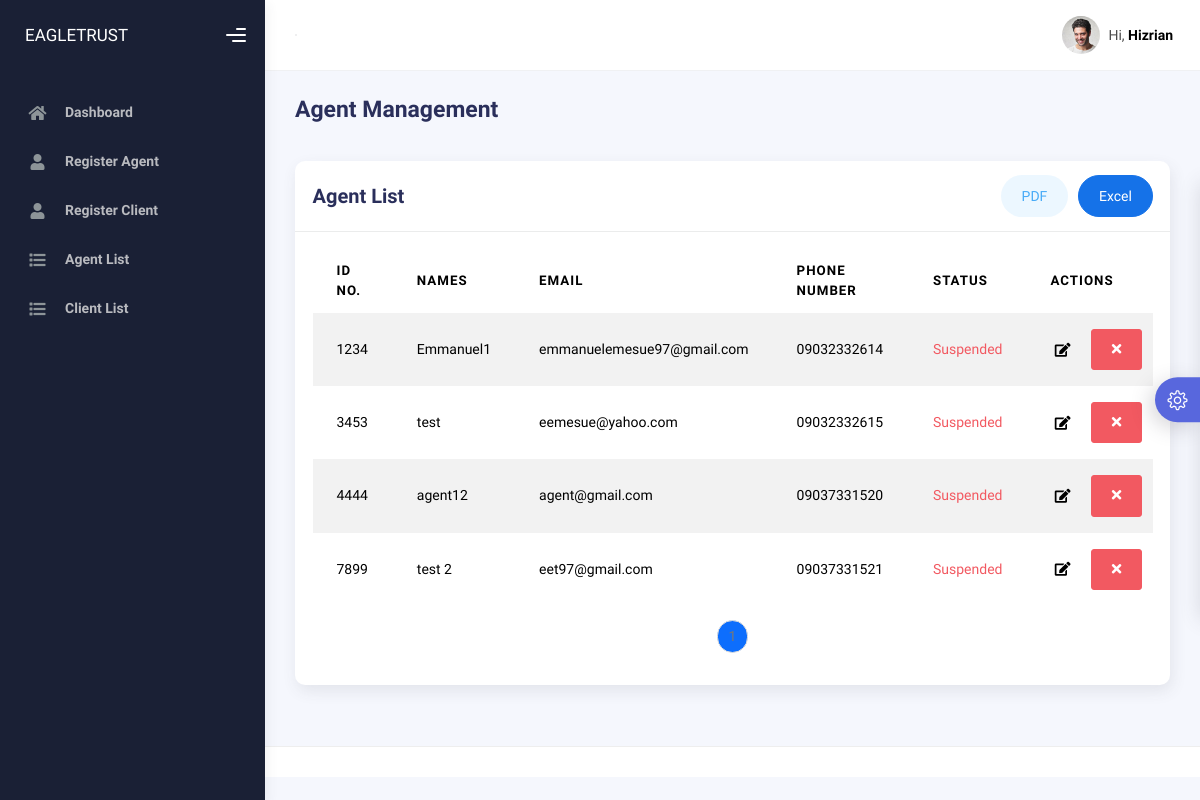
The app's page /agents/ (signed in), older data.
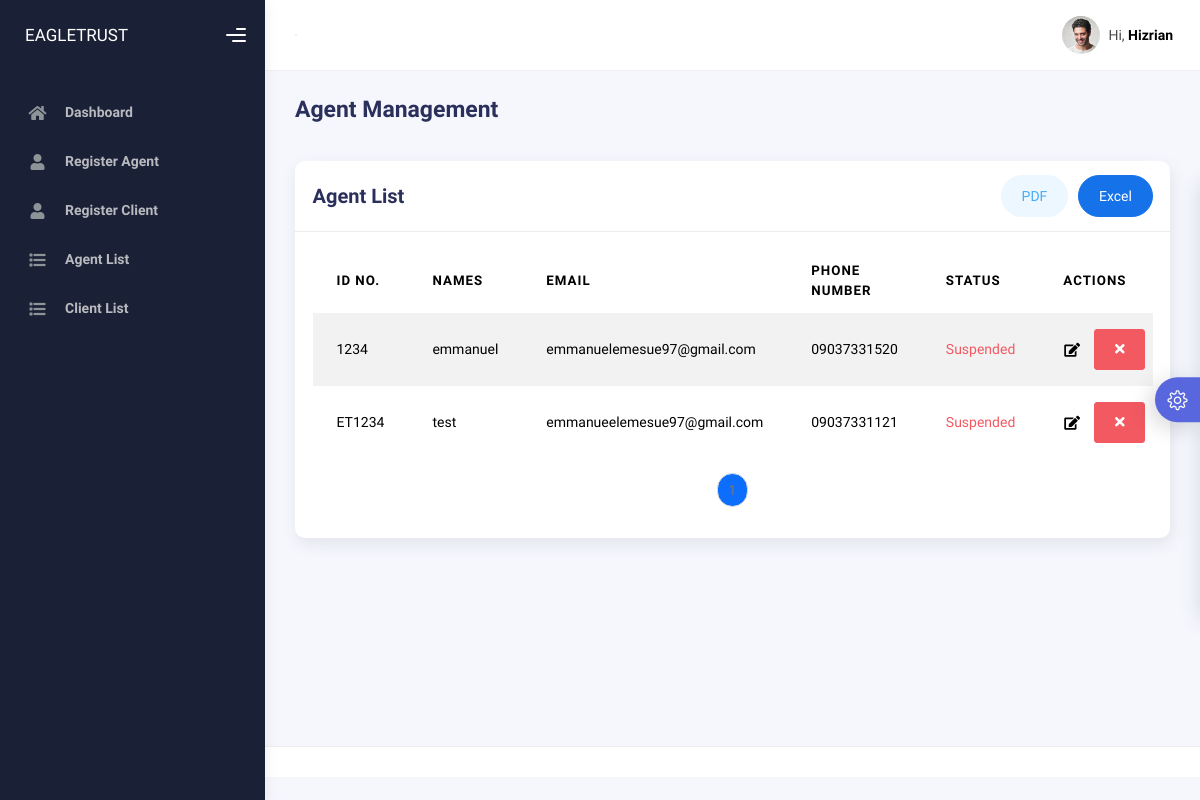
The same page, newer data.
### dashboard/models.py (models this page shows, shortened)
class Agent(models.Model):
    STATUS_CHOICES = (
        (1, 'Active'),
        (0, 'Suspended'),
    )
    agent_id = models.CharField(primary_key=True, max_length=50, unique=True)
    username = models.CharField(max_length=255, unique=True)
    email = models.EmailField(unique=True)
    date_created = models.DateTimeField(auto_now_add=True, null=True)
    phone_number = models.CharField(max_length=11, null=True, unique=True)
    status = models.IntegerField(choices=STATUS_CHOICES, default=0)  # Default to active

### dashboard/views.py (the view)
# urls.py: path('agents/', views.Agentlist.as_view(), name="agent_list"),
@method_decorator(login_required, name='dispatch')
class Agentlist(ListView):
    model = Agent
    template_name = 'dashboard/admin2/agent_list.html'
    context_object_name = 'agent_list'
    def get_queryset(self):
        return Agent.objects.all()
    def get_context_data(self, **kwargs):
        context = super().get_context_data(**kwargs)
        total_agents = Agent.objects.count()
        total_customers = Customer.objects.count()
        context['total_agents'] = total_agents
        context['total_customers'] = total_customers
        return context

### templates/dashboard/admin2/agent_list.html (shortened to what the changed rows need)
{% extends 'dashboard/admin2/base.html' %}
{% load static %}
{% block content %}
<div class="container">
    <div class="page-inner">
        <div class="col-md-12">
            <div class="card">
                <div class="card-body">
                    <div class="table-responsive">
                        <table id="table" class="display table table-striped table-hover">
                            <thead>
                                <tr>
                                    <th>ID No.</th>
                                    <th>NAMES</th>
                                    <th>EMAIL</th>
                                    <th>PHONE NUMBER</th>
                                    <th>STATUS</th>
                                    <th style="width: 15%">Actions</th>
                                </tr>
                            </thead>
                            <tbody id="payment-history-body">
                                {% for agent in agent_list %}
                                <tr>
                                    <td>{{ agent.agent_id }}</td>
                                    <td>{{ agent.username }}</td>
                                    <td>{{ agent.email }}</td>
                                    <td>{{ agent.phone_number }}</td>
                                    <td>
                                        {% if agent.status == 1 %}
                                        <span class="text-success">Active</span>
                                        {% else %}
                                        <span class="text-danger">Suspended</span>
                                        {% endif %}
                                    </td>
                                    <td>
                                        <div class="row no-gutters text-center">
                                            <div class="col-6 d-flex justify-content-center align-items-center p-0">
                                                <i class="fas fa-edit" style="cursor:pointer;" data-bs-toggle="modal" data-bs-target="#editModal-{{ agent.agent_id }}" title="Edit Agent"></i>
                                            </div>
                                            <div class="col-6 d-flex justify-content-center align-items-center p-0">
                                                {% if agent.status == 1 %}
                                                <button class="btn btn-success toggle-status" data-id="{{ agent.agent_id }}" data-status="{{ agent.status }}" title="Suspend">
                                                    <i class="fas fa-check"></i>
                                                </button>
                                                {% else %}
                                                <button class="btn btn-danger toggle-status" data-id="{{ agent.agent_id }}" data-status="{{ agent.status }}" title="Activate">
                                                    <i class="fas fa-times"></i>
                                                </button>
                                                {% endif %}
                                            </div>
                                        </div>
                                    </td>
                                </tr>
                                {% endfor %}
                            </tbody>
                        </table>
                    </div>
                </div>
            </div>
        </div>
    </div>
</div>
{% endblock %}

Row changes from the older to the newer data that the page shows:
removed Agent: agent_id "3453", username "test", email "eemesue@yahoo.com", phone_number "09032332615", status "Suspended"
removed Agent: agent_id "4444", username "agent12", email "agent@gmail.com", phone_number "09037331520", status "Suspended"
removed Agent: agent_id "7899", username "test 2", email "eet97@gmail.com", phone_number "09037331521", status "Suspended"
changed Agent "emmanuelemesue97@gmail.com": username "Emmanuel1" → "emmanuel"; phone_number "09032332614" → "09037331520"
added Agent: agent_id "ET1234", username "test", email "emmanueelemesue97@gmail.com", phone_number "09037331121", status "Suspended"
